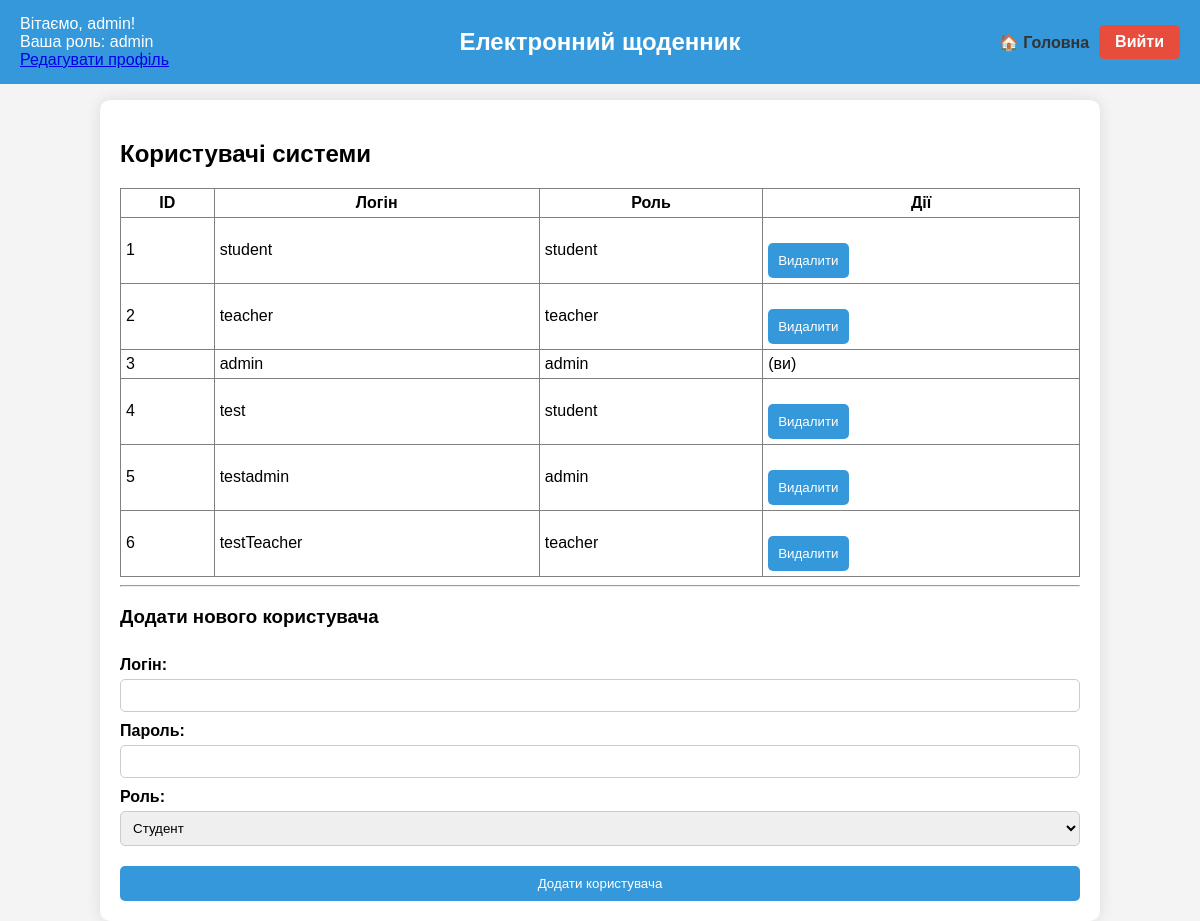
The page /dashboard (signed in) on the database its author committed.
### app.py (models this page shows)
class User(UserMixin, db.Model):
    __tablename__ = 'user'
    id = db.Column(db.Integer, primary_key=True)
    login = db.Column(db.String(150), unique=True, nullable=False)
    password = db.Column(db.String(256), nullable=False)
    role = db.Column(db.String(50), nullable=False, default='student')

### app.py (the view)
@app.route('/dashboard', methods=['GET', 'POST'])
@login_required
def dashboard():
    subjects_all = [
        "Математика", "Фізика", "Історія", "Біологія", "Хімія", "Географія",
        "Література"
    ]
    if current_user.role == 'student':
        return dashboard_student(subjects_all)
    elif current_user.role == 'teacher':
        return dashboard_teacher(subjects_all)
    elif current_user.role == 'admin':
        return dashboard_admin()
    return redirect(url_for('logout'))

### app.py (called while the page is built)
@login_manager.user_loader
def load_user(user_id):
    return User.query.get(int(user_id))

def dashboard_admin():
    users = User.query.all()
    return render_template(
        'dashboard_admin.html',
        name=current_user.login,
        role=current_user.role,
        users=users
    )

### templates/dashboard_admin.html (shortened to what this page needs)
{% extends 'dashboard_base.html' %}
{% block content %}
  <h2>Користувачі системи</h2>
  <table style="width: 100%; border-collapse: collapse;" border="1" cellpadding="5" cellspacing="0">
    <tr>
      <th>ID</th>
      <th>Логін</th>
      <th>Роль</th>
      <th>Дії</th>
    </tr>
    {% for user in users %}
      <tr>
        <td>{{ user.id }}</td>
        <td>{{ user.login }}</td>
        <td>{{ user.role }}</td>
        <td>
          {% if user.id != current_user.id %}
            <form method="POST" action="{{ url_for('delete_user', user_id=user.id) }}" style="display:inline;">
              <button type="submit" onclick="return confirm('Ви впевнені, що хочете видалити цього користувача?');">Видалити</button>
            </form>
          {% else %}
            (ви)
          {% endif %}
        </td>
      </tr>
    {% endfor %}
  </table>
  <hr>
  <h3>Додати нового користувача</h3>
  <form action="{{ url_for('add_user') }}" method="POST">
    <label for="login">Логін:</label>
    <input type="text" id="login" name="login" required>
    <label for="password">Пароль:</label>
    <input type="password" id="password" name="password" required>
    <label for="role">Роль:</label>
    <select name="role" id="role" required>
      <option value="student">Студент</option>
    </select>
    <button type="submit">Додати користувача</button>
  </form>
{% endblock %}

### templates/dashboard_base.html (shortened to what this page needs)
<!DOCTYPE html>
<html lang="uk">
<head>
  <link rel="stylesheet" href="{{ url_for('static', filename='dashboard.css') }}">
</head>
<body>
<div id="navbar">
  <div id="user-info">
    <p>
      Вітаємо, {{ current_user.login }}!<br>
      Ваша роль: {{ current_user.role }}<br>
      <a href="{{ url_for('profile') }}">Редагувати профіль</a>
    </p>
  </div>
  <a href="{{ url_for('dashboard') }}" id="home-button">🏠 Головна</a>
  <div id="navbar-title">Електронний щоденник</div>
  <a href="{{ url_for('logout') }}" id="logout-button">Вийти</a>
</div>
  <div id="content">
    {% block content %}{% endblock %}
  </div>
</body>
</html>

### static/dashboard.css (style rules this page uses)
body { font-family: Arial, sans-serif; background-color: #f4f4f4; margin: 0; padding: 0; display: flex; flex-direction: column; align-items: center; }
#navbar { width: 100%; max-width: 100vw; box-sizing: border-box; background-color: #3498db; color: white; padding: 15px 20px; display: flex; justify-content: space-between; align-items: center; position: fixed; top: 0; left: 0; z-index: 1000; flex-wrap: wrap; }
#navbar-title { position: absolute; left: 50%; transform: translateX(-50%); font-size: 1.5em; font-weight: bold; }
#home-button { margin-left: auto; margin-right: 10px; text-decoration: none; color: #333; font-weight: bold; }
#user-info { display: flex; flex-direction: column; align-items: flex-start; }
#user-info p { margin: 0; padding: 0; }
#logout-button { box-sizing: border-box; background-color: #e74c3c; padding: 8px 16px; color: white; text-decoration: none; border-radius: 5px; font-weight: bold; }
#content { width: 80%; max-width: 1200px; padding: 20px; background-color: white; border-radius: 10px; box-shadow: 0 0 15px rgba(0, 0, 0, 0.1); margin-top: 100px; }
form { display: flex; flex-direction: column; }
form label { margin-top: 10px; font-weight: bold; }
form input, form select { padding: 8px; margin-top: 5px; border: 1px solid #ccc; border-radius: 5px; width: 100%; box-sizing: border-box; }
form button { margin-top: 20px; padding: 10px; background-color: #3498db; color: white; border: none; border-radius: 5px; cursor: pointer; }

### rows shown on the page
User: login "admin", role "admin", id "3", shows "(ви)"
User: id "1", login "student", role "student"
User: id "2", login "teacher", role "teacher"
User: id "4", login "test", role "student"
User: id "5", login "testadmin", role "admin"
User: id "6", login "testTeacher", role "teacher"
